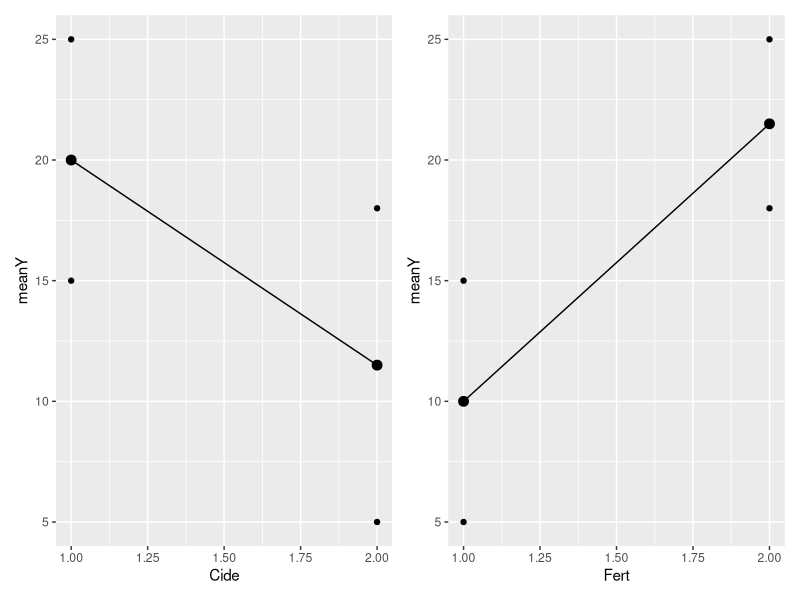
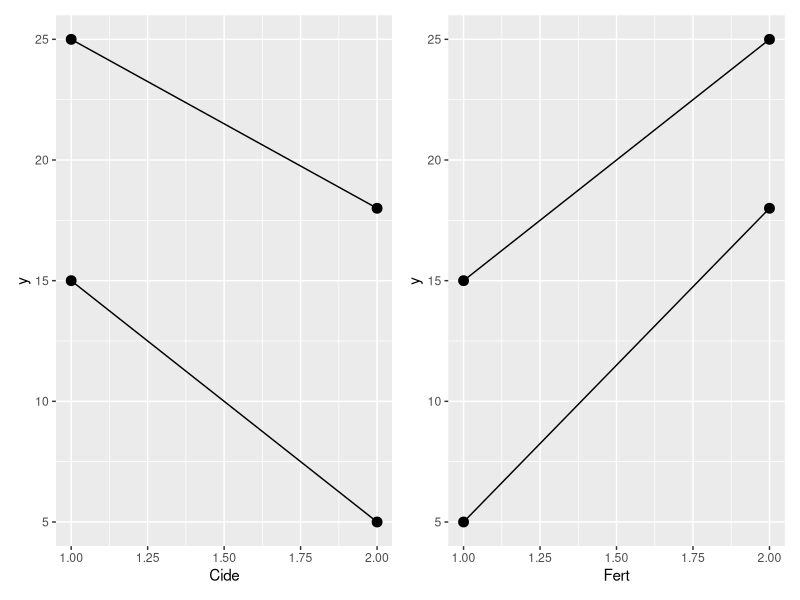
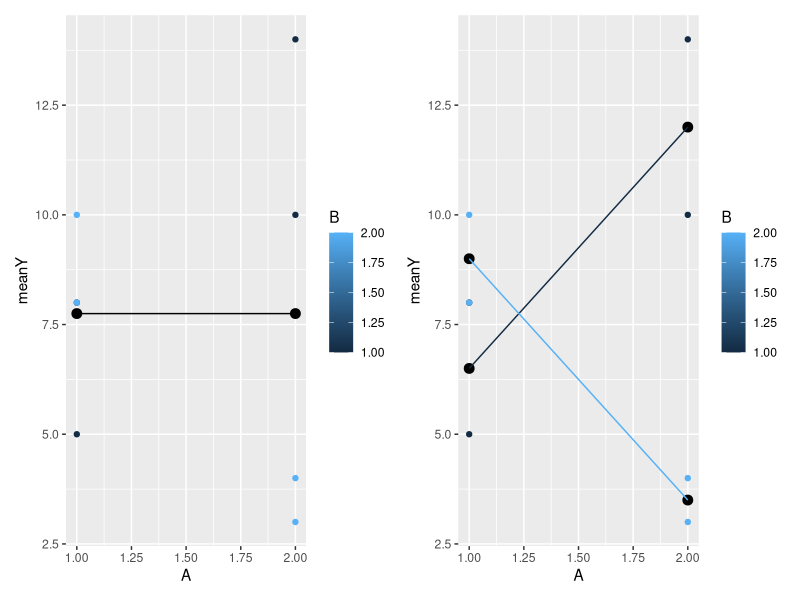

The R script that drew these images, in order:
# Load libraries
library(tidyverse)
library(ggplot2)
library(patchwork)

# Main Effect and Interaction effect
Cide<-c(1,1,2,2)
Fert<-c(1,2,1,2)
y<-c(15,25,5,18)

fertpest1<-data.frame(Cide = Cide, Fert = Fert, y=y)

# Main effect
A1<-fertpest1 %>% group_by(Cide) %>%
  summarize(meanY = mean(y)) %>%
  ggplot(aes(Cide, meanY)) +
  geom_point(size = 3) +
  geom_line(aes(group = 1)) +
  geom_point(data=fertpest1, aes(Cide,y))

A2<-fertpest1 %>% group_by(Fert) %>%
  summarize(meanY = mean(y)) %>%
  ggplot(aes(Fert, meanY))+
  geom_point(size = 3)+
  geom_line(aes(group = 1))+
  geom_point(data= fertpest1, aes(Fert, y))

A1+A2 # load pacthwork library to do this

# Interaction
A1<-fertpest1 %>% ggplot(aes(Cide, y, group = Fert)) +
  geom_point(size=3)+
  geom_line()

A2<-fertpest1 %>% ggplot(aes(Fert, y, group = Cide)) +
  geom_point(size=3)+
  geom_line()

A1 + A2

# Example 2
A<-c(1,1,1,1,2,2,2,2)
B<-c(1,1,2,2,1,1,2,2)
Y<-c(5,8,8,10,10,14,3,4)
fertpest2<-data.frame(A=A,B=B,Y=Y)

# Interaction effect
A1=fertpest2 %>% group_by(A) %>%
  summarize(meanY = mean(Y)) %>%
  ggplot(aes(A, meanY)) +
  geom_point(size = 3) +
  geom_line(aes(group = 1)) +
  geom_point(data = fertpest2, aes(A, Y, color = B))

A2=fertpest2 %>% group_by(A, B) %>%
  summarize(meanY = mean(Y)) %>%
  ggplot(aes(A, meanY)) +
  geom_point(size = 3) +
  geom_line(aes(color = B, group = B)) +
  geom_point(data = fertpest2, aes(A, Y, color = B))

A1+A2

